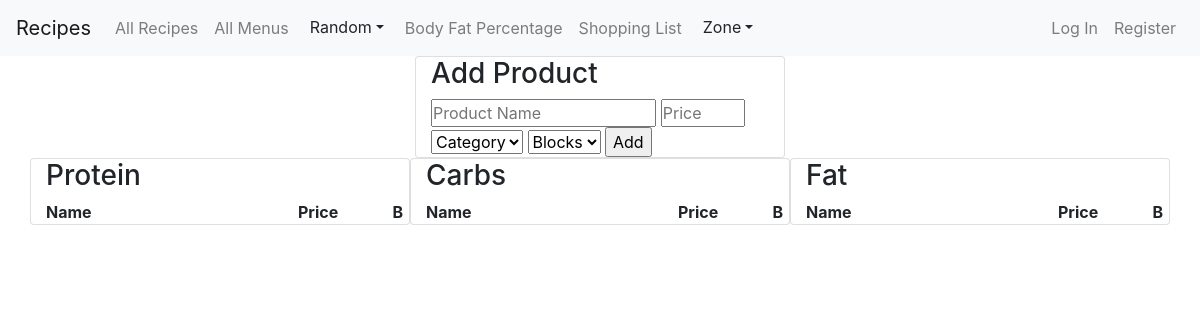
Before: /zone_add_product with the older database file.
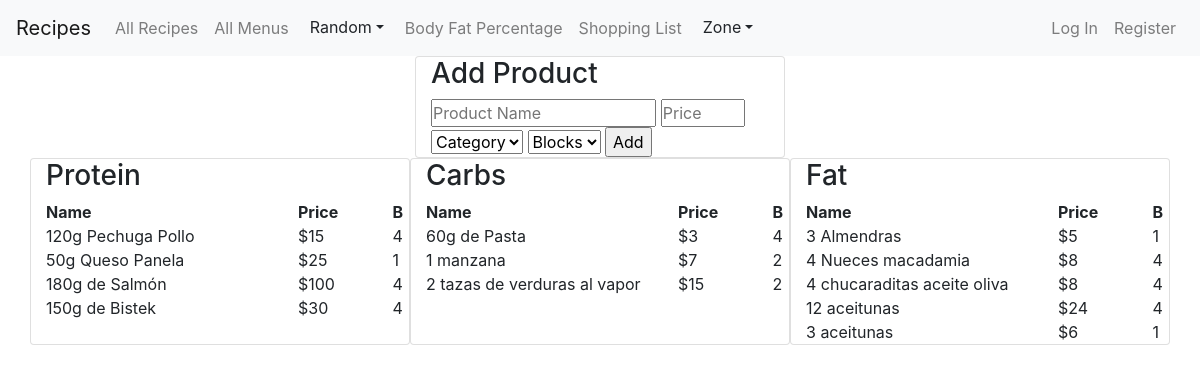
After: the same page with the newer database file.
### app/models.py (models this page shows, shortened)
class ZoneProduct(models.Model):
    name = models.CharField(max_length=30)
    price = models.IntegerField()
    category = models.CharField(max_length=20)
    blocks = models.IntegerField()

### app/views.py (the view, shortened to what this page needs)
# urls.py: path("zone_add_product", views.zone_add_product, name="zone_add_product"),
def zone_add_product(request):
    if request.method == 'GET':
        products = ZoneProduct.objects.all()
        return render(request, 'app/zone_add_product.html', {
            'products': products
        })

### app/templates/app/zone_add_product.html (shortened to what this page needs)
{% extends 'app/layout.html' %}
{% block body %}
  <div class="container">
  <div class="card col-lg-4 col-sm-8 mx-auto">
    <h3>Add Product</h3>
    <form action="zone_add_product" method='post'>
      <input class="col-8 p-0" type='text'   name="name" placeholder="Product Name" autofocus required>
      <input class="col-3 p-0" type="number" name="price" placeholder="Price" required>
      <select name="category" required>
        <option selected disabled>Category</option>
      </select>
      <select name="blocks" required>
        <option selected disabled>Blocks</option>
      </select>
      <input type="submit" value="Add">
    </form>
  </div>
  <div class="row">
    <div class="card col-lg-4 col-sm-10 mx-auto">
      <h3>Protein</h3>
      <div class="row">
        <div class="col-8"><b>Name</b></div>
        <div class="col-3"><b>Price</b></div>
        <div class="col-1"><b>B</b></div>
      </div>
      {% for product in products %}
        {% if product.category == 'Protein' %}
          <div class="row">
            <div class="col-8">
              {{product.name}}
            </div>
            <div class="col-3">
              ${{product.price}}
            </div>
            <div class="col-1">
              {{product.blocks}}
            </div>
          </div>
        {% endif %}
      {% endfor %}
    </div>
    <div class="card col-lg-4 col-sm-10 mx-auto">
      <h3>Carbs</h3>
      <div class="row">
        <div class="col-8"><b>Name</b></div>
        <div class="col-3"><b>Price</b></div>
        <div class="col-1"><b>B</b></div>
      </div>
      {% for product in products %}
        {% if product.category == 'Carbs' %}
          <div class="row">
            <div class="col-8">
              {{product.name}}
            </div>
            <div class="col-3">
              ${{product.price}}
            </div>
            <div class="col-1">
              {{product.blocks}}
            </div>
          </div>
        {% endif %}
      {% endfor %}
    </div>
    <div class="card col-lg-4 col-sm-10 mx-auto">
      <h3>Fat</h3>
      <div class="row">
        <div class="col-8"><b>Name</b></div>
        <div class="col-3"><b>Price</b></div>
        <div class="col-1"><b>B</b></div>
      </div>
      {% for product in products %}
        {% if product.category == 'Fat' %}
          <div class="row">
            <div class="col-8">
              {{product.name}}
            </div>
            <div class="col-3">
              ${{product.price}}
            </div>
            <div class="col-1">
              {{product.blocks}}
            </div>
          </div>
        {% endif %}
      {% endfor %}
    </div>
  </div>
</div>
{% endblock %}

Changed rows visible on the page:
added ZoneProduct: name "120g Pechuga Pollo", price "15", blocks "4", shown under "Protein"
added ZoneProduct: name "50g Queso Panela", price "25", blocks "1", shown under "Protein"
added ZoneProduct: name "180g de Salmón", price "100", blocks "4", shown under "Protein"
added ZoneProduct: name "150g de Bistek", price "30", blocks "4", shown under "Protein"
added ZoneProduct: name "60g de Pasta", price "3", blocks "4", shown under "Carbs"
added ZoneProduct: name "1 manzana", price "7", blocks "2", shown under "Carbs"
added ZoneProduct: name "2 tazas de verduras al vapor", price "15", blocks "2", shown under "Carbs"
added ZoneProduct: name "3 Almendras", price "5", blocks "1", shown under "Fat"
added ZoneProduct: name "4 Nueces macadamia", price "8", blocks "4", shown under "Fat"
added ZoneProduct: name "4 chucaraditas aceite oliva", price "8", blocks "4", shown under "Fat"
added ZoneProduct: name "12 aceitunas", price "24", blocks "4", shown under "Fat"
added ZoneProduct: name "3 aceitunas", price "6", blocks "1", shown under "Fat"
